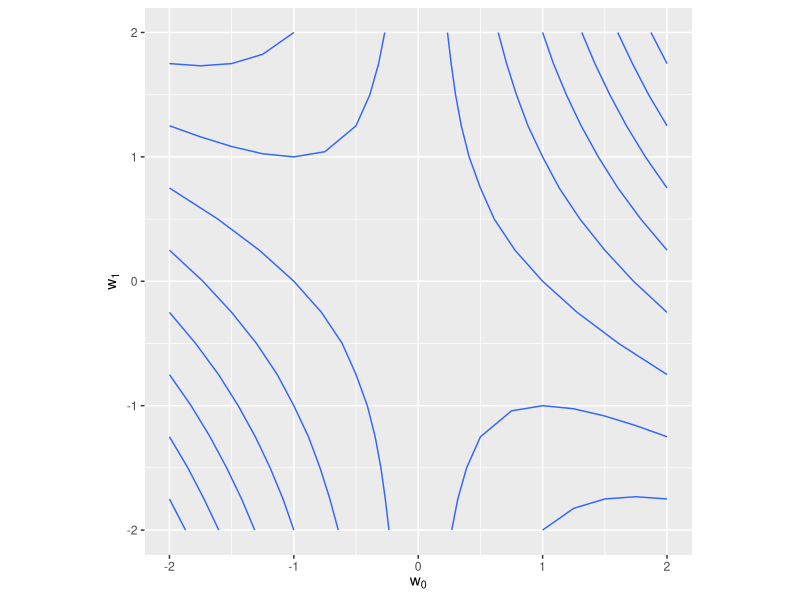
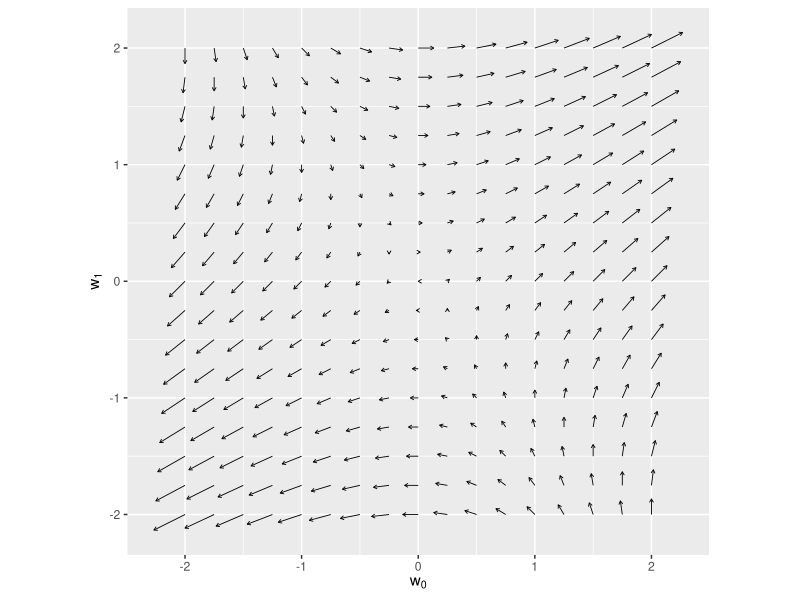
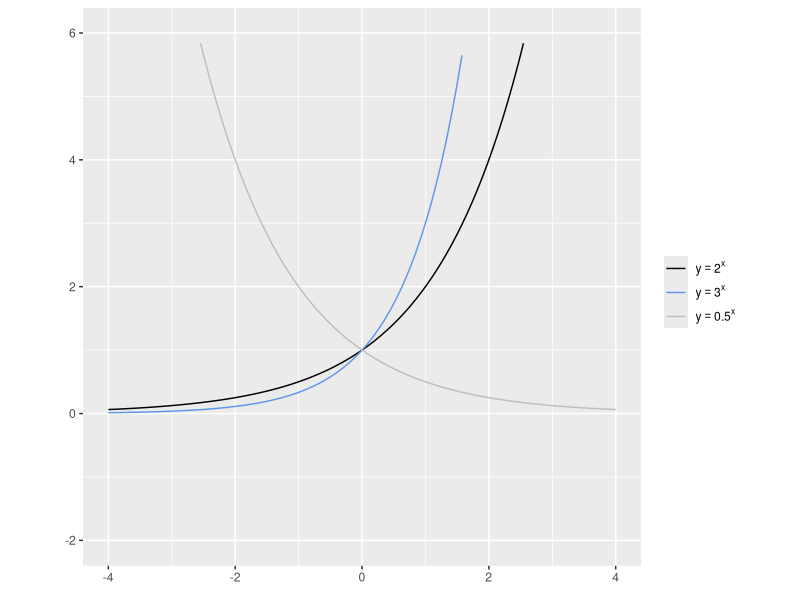
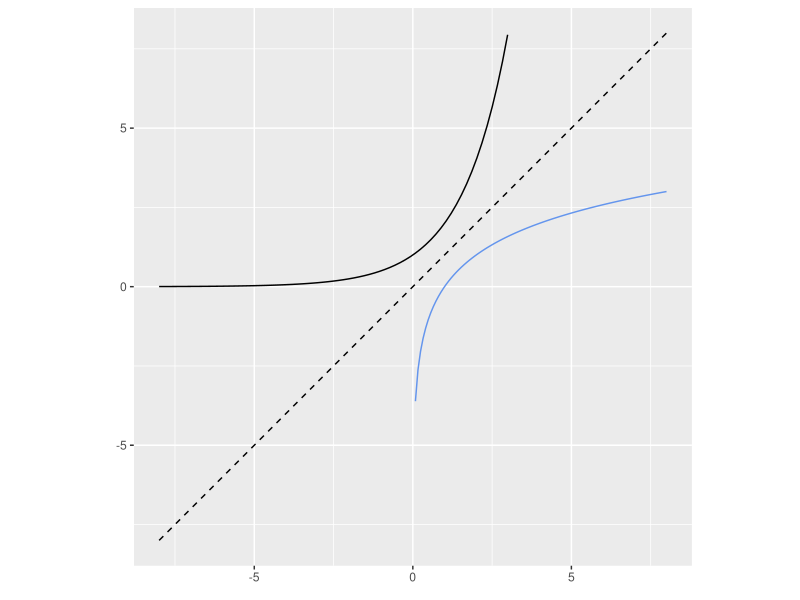
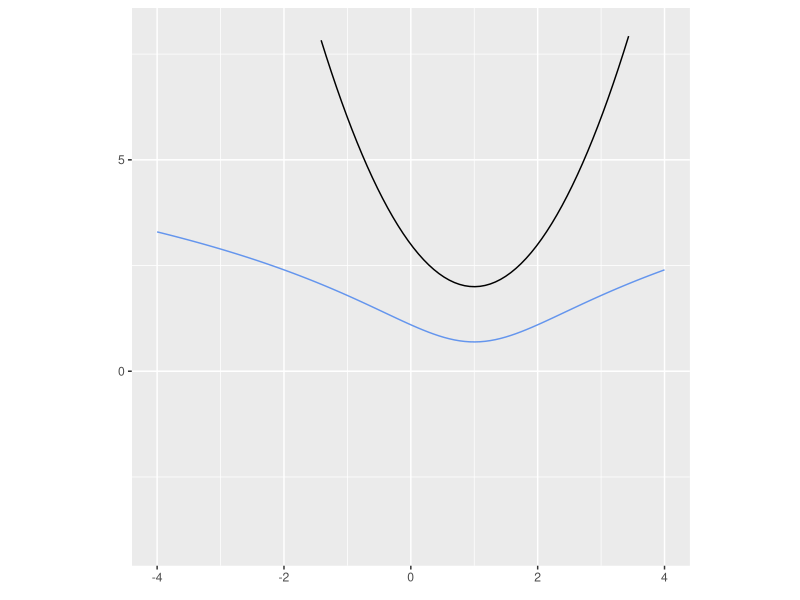
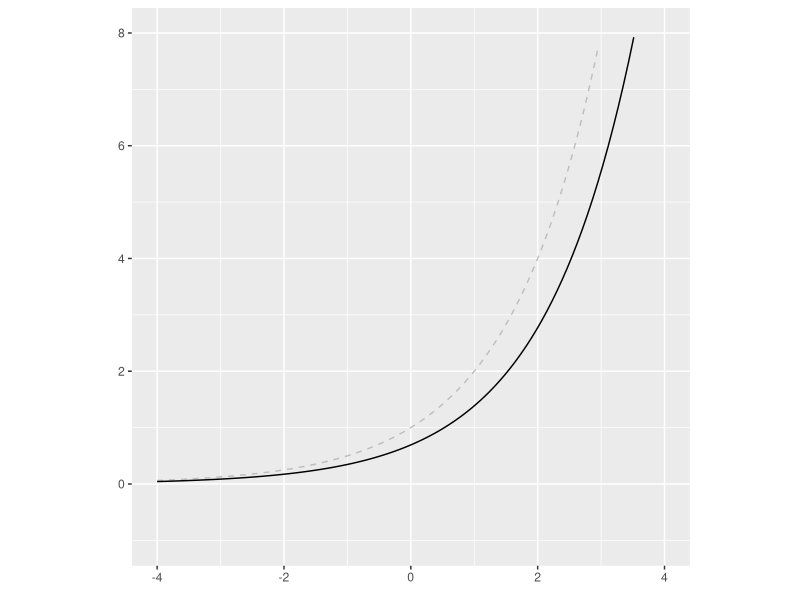
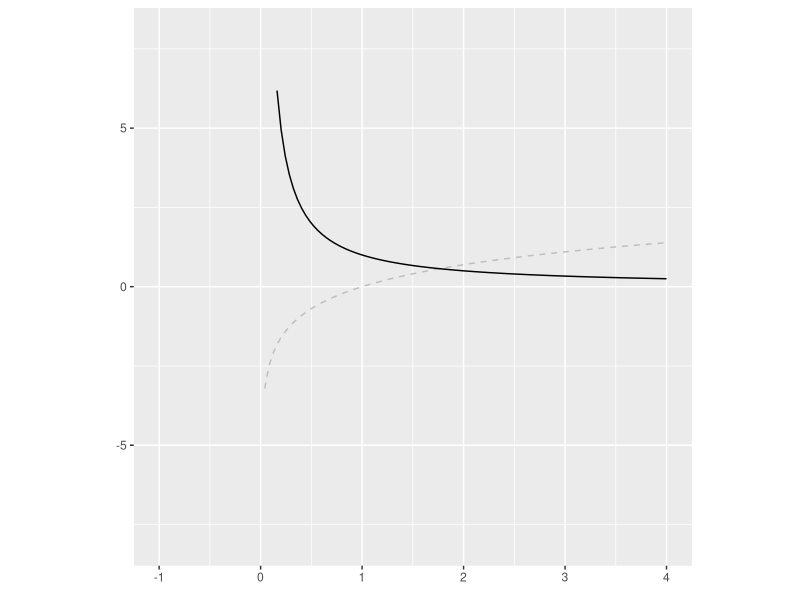
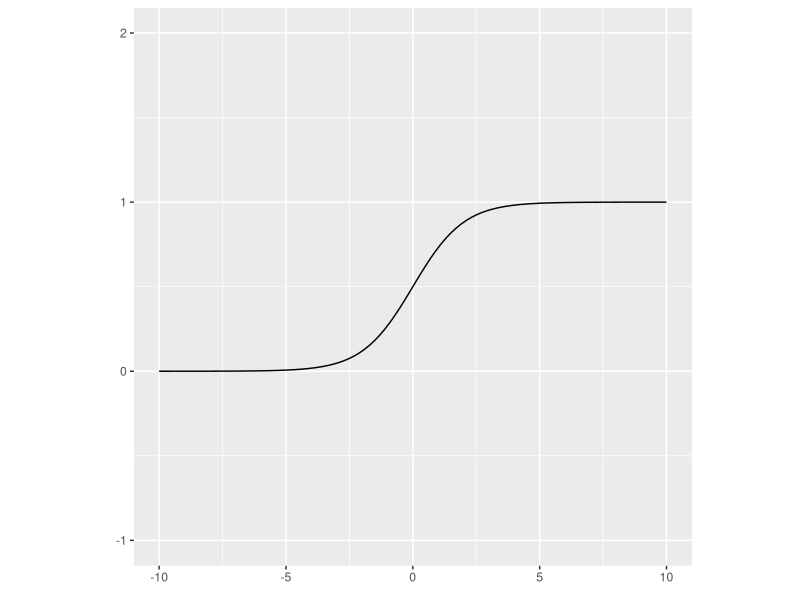

Source code (R) for these figures, in order:
## Machine-Learning-with-R/chapter4.R
## 2024-03-05
## Nakano Keisuke


## 準備
library(tidyverse)


# リスト 4-1-(1)
## import numpy as np
NULL

# リスト 4-1-(2)
## a = np.array([2, 1])
a <- array(c(2, 1), dim = c(1, 2))
## print(a)
print(a)


# リスト 4-1-(3)
## type(a)
class(a)


# リスト 4-1-(4)
## c = np.array([[1, 2], [3, 4]])
c <- matrix(c(1, 2, 3, 4), nrow = 2, ncol = 2, byrow = TRUE) |>
  as.array()
## print(c)
print(c)


# リスト 4-1-(5)
## d = np.array([[1], [2]])
d <- array(c(1, 2), dim = c(2, 1))
## print(d)
print(d)


# リスト 4-1-(6)
## print(d.T)
print(t(d))
## print(d.T.T)
print(t(t(d)))


# リスト 4-1-(7)
## a = np.array([2, 1])
a <- array(c(2, 1), dim = c(1, 2))
## b = np.array([1, 3])
b <- array(c(1, 3), dim = c(1, 2))
## print(a + b)
print(a + b)


# リスト 4-1-(8)
## a = np.array([2, 1])
a <- array(c(2, 1), dim = c(1, 2))
## b = np.array([1, 3])
b <- array(c(1, 3), dim = c(1, 2))
## print(a + b)
print(a - b)


# リスト 4-1-(9)
## print(2 * a)
print(2 * a)


# リスト 4-1-(10)
## b = np.array([1, 3])
b <- array(c(1, 3), dim = c(1, 2)) # 行列計算の都合上1x2行列．
## c = np.array([4, 2])
c <- array(c(4, 2), dim = c(2, 1)) # 行列計算の都合上2x1行列．
## print(b @ c)
print(b %*% c)

# リスト 4-1-(11)
## a = np.array([1, 3])
a <- array(c(1, 3), dim = c(1, 2))
## print(np.linalg.norm(a))
print(norm(a, '2'))


## %reset
rm(list = ls(all.names = TRUE))


# リスト 4-2-(1)
## import numpy as np

## a = np.ones(1000)       # [1 1 1 ...     1]
a <- array(rep(1, times = 1000), dim = c(1, 1000)) # 行列計算の都合上1x1000行列．
## b = np.arange(1, 1001)  # [1 2 3 ...  1000]
b <- array(seq(1:1000), dim = c(1000, 1))          # 行列計算の都合上1000x1行列．
## print(a @ b)
print(a %*% b)


## %reset
rm(list = ls(all.names = TRUE))


# リスト 4-3-(1)
## # 関数を定義 ----------
## def f(w0, w1):                       # (A) fの定義
##   return w0 ** 2 + 2 * w0 * w1 + 3   # 式4-41
f <- function(w0, w1) {
  return(w0 ^ 2 + 2 * w0 * w1 + 3)
}
## def df_dw0(w0, w1):                  # (B) fのw0に関する偏微分
##   return 2 * w0 + 2 * w1             # 式4-44
df_dw0 <- function(w0, w1) {
  return(2 * w0 + 2 * w1)
}
## def df_dw1(w0, w1):                  # (C) fのw1に関する偏微分
##   return 2 * w0                      # 式4-46
df_dw1 <- function(w0, w1) {
  return(2 * w0)
}

## # 表示データの計算 ----------
## w0_min, w0_max = -2, 2
w0_min <- -2; w0_max <- 2
## w1_min, w1_max = -2, 2
w1_min <- -2; w1_max <- 2
## w0_n, w1_n = 17, 17
w0_n <- 17; w1_n <- 17
## w0 = np.linspace(w0_min, w0_max, w0_n)
w0 <- seq(from = w0_min, to = w0_max, length.out = w0_n)
## w1 = np.linspace(w1_min, w1_max, w1_n)
w1 <- seq(from = w1_min, to = w1_max, length.out = w1_n)
## ww0, ww1 = np.meshgrid(w0, w1)          # (D) グリッド座標の作成
ww0 <- matrix(w0, nrow = w0_n, ncol = w1_n, byrow = TRUE) |>
  as.array()
ww1 <- array(w1, dim = c(w0_n, w1_n))
## f_num = f(ww0, ww1)                     # (E) fの値の計算
f_num <- f(ww0, ww1)
## df_dw0_num = df_dw0(ww0, ww1)           #     fの偏微分の計算
df_dw0_num <- df_dw0(ww0, ww1)
## df_dw1_num = df_dw1(ww0, ww1)           #     fの偏微分の計算
df_dw1_num = df_dw1(ww0, ww1)

## # グラフ描画 ----------
## plt.figure(figsize=(9, 4))
## plt.subplots_adjust(wspace=0.3)
## # 等高線表示
## plt.subplot(1, 2, 1)
## cont = plt.contour(                     # (F) fの等高線表示
##   ww0, ww1, f_num, levels=10, colors="black")
## cont.clabel(fmt="%d", fontsize=8)
## plt.xticks(range(w0_min, w0_max + 1, 1))
## plt.yticks(range(w1_min, w1_max + 1, 1))
## plt.xlim(w0_min - 0.5, w0_max + 0.5)
## plt.ylim(w1_min - 0.5, w1_max + 0.5)
## plt.xlabel("$w_0$", fontsize=14)
## plt.ylabel("$w_1$", fontsize=14)
df <- array(NA, dim = c(w0_n * w1_n, 5)) |> # 空のデータフレームを用意．
  data.frame() |>
  rename(ww0   = 'X1',                      # 変数名を変更．
         ww1   = 'X2',
         f_num = 'X3',
         dw0   = 'X4',
         dw1   = 'X5')
n <- 1                                      #  便宜上のインデックス．
for (i in 1:w0_n) {
  for (j in 1:w1_n) {
    df[n, 1] <- ww0[i, j]                   # ww0を順番に代入．
    df[n, 2] <- ww1[i, j]                   # ww1を順番に代入．
    df[n, 3] <- f_num[i, j]                 # ww0, ww1に対応するfを代入．
    df[n, 4] <- df_dw0_num[i, j]            # ww0, ww1に対応するdw0を代入．
    df[n, 5] <- df_dw1_num[i, j]            # ww0, ww1に対応するdw1を代入．
    n <- n + 1
  }
}
df |>
  ggplot(aes(ww0, ww1, z = f_num)) +
  geom_contour() +
  labs(x = expression(w[0]), y = expression(w[1])) +
  coord_fixed(ratio = 1)
## # ベクトル表示
## plt.subplot(1, 2, 2)
## plt.quiver(                      # (G) fの勾配のベクトル表示
##   ww0, ww1, df_dw0_num, df_dw1_num)
## plt.xlabel("$w_0$", fontsize=14)
## plt.ylabel("$w_1$", fontsize=14)
## plt.xticks(range(w0_min, w0_max + 1, 1))
## plt.yticks(range(w1_min, w1_max + 1, 1))
## plt.xlim(w0_min - 0.5, w0_max + 0.5)
## plt.ylim(w1_min - 0.5, w1_max + 0.5)
## plt.show()
df |>
  ggplot() +
  geom_segment(aes(x = ww0, xend = ww0 + dw0 / 30,
                   y = ww1, yend = ww1 + dw1 / 30),
               linewidth = 0.3,
               arrow = arrow(length = unit(0.1, 'cm'))) +
  labs(x = expression(w[0]), y = expression(w[1])) +
  coord_fixed(ratio = 1)


## %reset
rm(list = ls(all.names = TRUE))


# リスト 4-4-(1)
## import numpy as np
NULL


# リスト 4-4-(2)
## A = np.array([[1, 2, 3], [4, 5, 6]])
A <- matrix(1:6, nrow = 2, ncol = 3, byrow = TRUE) |>
  as.array()
## print(A)
print(A)


# リスト 4-4-(3)
## B = np.array([[7, 8, 9], [10, 11, 12]])
B <- matrix(7:12, nrow = 2, ncol = 3, byrow = TRUE) |>
  as.array()
## print(B)
print(B)


# リスト 4-4-(4)
## print(A + B)
print(A + B)
## print(A - B)
print(A - B)


# リスト 4-4-(5)
## A = np.array([[1, 2, 3], [4, 5, 6]])
A <- matrix(1:6, nrow = 2, ncol = 3, byrow = TRUE) |>
  as.array()
## print(2 * A)
print(2 * A)


# リスト 4-4-(6)
## A = np.array([1, 2, 3])
A <- array(1:3, dim = c(1, 3)) # 行列計算の都合上1x3行列．
## B = np.array([4, 5, 6])
B <- array(4:6, dim = c(3, 1)) # 行列計算の都合上3x1行列．
## print(A @ B)
print(A %*% B)                 # 内積は`%*%`で計算可能．


# リスト 4-4-(7)
## A = np.array([1, 2, 3])
A <- array(1:3, dim = c(1, 3))
## B = np.array([4, 5, 6])
B <- array(4:6, dim = c(1, 3))
## print(A * B)
print(A * B)                   # 対応する要素同士の積は`*`で計算可能．


# リスト 4-4-(8)
## A = np.array([1, 2, 3])
A <- array(1:3, dim = c(1, 3))
## B = np.array([4, 5, 6])
B <- array(4:6, dim = c(1, 3))
## print(A / B)
print(A / B)


# リスト 4-4-(9)
## A = np.array([[1, 2, 3], [-1, -2, -3]])
A <- matrix(c(1:3, -1:-3), nrow = 2, ncol = 3, byrow = TRUE) |>
  as.array()
## B = np.array([[4, -4], [5, -5], [6, -6]])
B <- array(c(4:6, -4:-6), dim = c(3, 2))
## print(A @ B)
print(A %*% B)


# リスト 4-4-(10)
## print(np.identity(3))
print(diag(1, nrow = 3, ncol = 3))


# リスト 4-4-(11)
## A = np.array([[1, 2, 3], [4, 5, 6], [7, 8, 9]])
A <- matrix(1:9, nrow = 3, ncol = 3, byrow = TRUE) |>
  as.array()
## I = np.identity(3)
I <- diag(1, nrow = 3, ncol = 3)
## print(A @ I)
print(A %*% I)


# リスト 4-4-(12)
## A = np.array([[1, 2], [3, 4]])
A <- matrix(1:4, nrow = 2, ncol = 2, byrow = TRUE) |>
  as.array()
## invA = np.linalg.inv(A)
invA <- solve(A)
## print(invA)
print(invA)


# リスト 4-4-(13)
## A = np.array([[1, 2, 3], [4, 5, 6]])
A <- matrix(1:6, nrow = 2, ncol = 3, byrow = TRUE) |>
  as.array()
## print(A)
print(A)
## print(A.T)
print(t(A))


## %reset
rm(list = ls(all.names = TRUE))


# リスト 4-5-(1)
## %matplotlib inline
## import numpy as np
## import matplotlib.pyplot as plt
NULL

## # 表示データの計算 ----------
## x = np.linspace(-4, 4, 100)
x <- seq(from = -4, to = 4, length.out = 100)
## y = 2 ** x
y <- 2 ^ x
## y2 = 3 ** x
y2 <- 3 ^ x
## y3 = 0.5 ** x
y3 <- 0.5 ^ x

## # グラフ描画 ----------
## plt.figure(figsize=(5, 5))
## plt.plot(x, y, "black", linewidth=3, label="$y=2^x$")
## plt.plot(x, y2, "cornflowerblue", linewidth=3, label="$y=3^x$")
## plt.plot(x, y3, "gray", linewidth=3, label="$y=0.5^x$")
## plt.legend(loc="lower right")
## plt.xlim(-4, 4)
## plt.ylim(-2, 6)
## plt.grid()
## plt.show()
tibble(x_plt = c(x, x, x),
       y_plt = c(y, y2, y3),
       col   = rep(c('1', '2', '3'), each = length(x))) |>
  ggplot(aes(x = x_plt, y = y_plt, color = col)) +
  geom_line() +
  labs(x = element_blank(), y = element_blank()) +
  xlim(-4, 4) + ylim(-2, 6) +
  coord_fixed(ratio = 8 / 8) +
  scale_color_manual(values = c('black', 'cornflowerblue', 'gray'),
                     name   = element_blank(),
                     labels = c(expression(y == 2 ^ x),
                                expression(y == 3 ^ x),
                                expression(y == 0.5 ^ x)))


# リスト 4-5-(2)
## # 表示データの計算 ----------
## x = np.linspace(-8, 8, 100)
x <- seq(from = -8, to = 8, length.out = 100)
## y = 2 ** x
y <- 2 ^ x
## # np.log(0) はエラーになるので 0 は含めない
## x2 = np.linspace(0.001, 8, 100)
x2 <- seq(from = 0.001, to = 8, length.out = 100)
## # 底を 2 とした log を公式 (7) で計算
## y2 = np.log(x2) / np.log(2)
y2 <- log(x2) / log(2)

## # グラフ描画 ----------
## plt.figure(figsize=(5, 5))
## plt.plot(x, y, "black", linewidth=3)
## plt.plot(x2, y2, "cornflowerblue", linewidth=3)
## plt.plot(x, x, "black", linestyle="--", linewidth=1)
## plt.xlim(-8, 8)
## plt.ylim(-8, 8)
## plt.grid()
## plt.show()
ggplot() +
  geom_line(data    = tibble(x_plt = x, y_plt = y),   # 指数関数
            mapping = aes(x = x_plt, y = y_plt),
            color   = 'black') +
  geom_line(data    = tibble(x_plt = x2, y_plt = y2), # 対数関数
            mapping = aes(x = x_plt, y = y_plt),
            color   = 'cornflowerblue') +
  geom_line(data     = tibble(x_plt = x, y_plt = x),  # y = x
            mapping  = aes(x = x_plt, y = y_plt),
            linetype = 'dashed') +
  labs(x = element_blank(), y = element_blank()) +
  xlim(-8, 8) + ylim(-8, 8) +
  coord_fixed(ratio = 1)
  

# リスト 4-5-(3)
## # 表示データの計算 ----------
## x = np.linspace(-4, 4, 100)
x <- seq(from = -4, to = 4, length.out = 100)
## y = (x - 1) ** 2 + 2
y <- (x - 1) ^ 2 + 2
## logy = np.log(y)
logy <- log(y)

## # グラフ描画 ----------
## plt.figure(figsize=(4, 4))
## plt.plot(x, y, "black", linewidth=3)
## plt.plot(x, logy, "cornflowerblue", linewidth=3)
## plt.xticks(range(-4, 5, 1))
## plt.yticks(range(-4, 9, 1))
## plt.xlim(-4, 4)
## plt.ylim(-4, 8)
## plt.grid()
## plt.show()
ggplot() +
  geom_line(data    = tibble(x_plt = x, y_plt = y),    # 指数関数
            mapping = aes(x = x_plt, y = y_plt),
            color   = 'black') +
  geom_line(data    = tibble(x_plt = x, y_plt = logy), # 対数化
            mapping = aes(x = x_plt, y = y_plt),
            color   = 'cornflowerblue') +
  labs(x = element_blank(), y = element_blank()) +
  xlim(-4, 4) + ylim(-4, 8) +
  coord_fixed(ratio = 8 / 12)


# リスト 4-5-(4)
## # 表示データの計算 ----------
## x = np.linspace(-4, 4, 100)
x <- seq(from = -4, to = 4, length.out = 100)
## a = 2
a <- 2
## y = a ** x
y <- a ^ x
## dy = np.log(a) * y
dy <- log(a) * y

## # グラフ描画 ----------
## plt.figure(figsize=(4, 4))
## plt.plot(x, y, "gray", linestyle="--", linewidth=3)
## plt.plot(x, dy, "black", linewidth=3)
## plt.xlim(-4, 4)
## plt.ylim(-1, 8)
## plt.grid()
## plt.show()
ggplot() +
  geom_line(data     = tibble(x_plt = x, y_plt = y), # y
            mapping  = aes(x = x_plt, y = y_plt),
            color    = 'gray',
            linetype = 'dashed') +
  geom_line(data    = tibble(x_plt = x, y_plt = dy), # y'
            mapping = aes(x = x_plt, y = y_plt)) +
  labs(x = element_blank(), y = element_blank()) +
  xlim(-4, 4) + ylim(-1, 8) +
  coord_fixed(ratio = 8 / 9)


# リスト 4-5-(5)
## # 表示データの計算 ----------
## x = np.linspace(0.0001, 4, 100)  # 0 以下では定義できない
x <- seq(from = 0.0001, to = 4, length.out = 100)
## y = np.log(x)
y <- log(x)
## dy = 1 / x
dy <- 1 / x

## # グラフ描画 ----------
## plt.figure(figsize=(4, 4))
## plt.plot(x, y, "gray", linestyle="--", linewidth=3)
## plt.plot(x, dy, "black", linewidth=3)
## plt.xlim(-1, 4)
## plt.ylim(-8, 8)
## plt.grid()
## plt.show()
ggplot() +
  geom_line(data     = tibble(x_plt = x, y_plt = y), # y
            mapping  = aes(x = x_plt, y = y_plt),
            color    = 'gray',
            linetype = 'dashed') +
  geom_line(data    = tibble(x_plt = x, y_plt = dy), # y'
            mapping = aes(x = x_plt, y = y_plt)) +
  labs(x = element_blank(), y = element_blank()) +
  xlim(-1, 4) + ylim(-8, 8) +
  coord_fixed(ratio = 5 / 16)


# リスト 4-5-(6)
## # 表示データの計算 ----------
## x = np.linspace(-10, 10, 100)
x <- seq(from = -10, to = 10, length.out = 100)
## y = 1 / (1 + np.exp(-x))  # 式4-114
y <- 1 / (1 + exp(-x))

## # グラフ描画 ----------
## plt.figure(figsize=(4, 4))
## plt.plot(x, y, "black", linewidth=3)
## plt.xlim(-10, 10)
## plt.ylim(-1, 2)
## plt.grid()
## plt.show()
ggplot() +
  geom_line(data    = tibble(x_plt = x, y_plt = y),
            mapping = aes(x = x_plt, y = y_plt)) +
  labs(x = element_blank(), y = element_blank()) +
  xlim(-10, 10) + ylim(-1, 2) +
  coord_fixed(ratio = 20 / 3)


# リスト 4-5-(7)
## # ソフトマックス関数 ----------
## def softmax(x0, x1, x2):
##   u = np.exp(x0) + np.exp(x1) + np.exp(x2)  # 式4-119
##   y0 = np.exp(x0) / u                       # 式4-120
##   y1 = np.exp(x1) / u
##   y2 = np.exp(x2) / u
##   return y0, y1, y2
softmax <- function(x0, x1, x2) {
  u <- exp(x0) + exp(x1) + exp(x2)
  y0 <- exp(x0) / u
  y1 <- exp(x1) / u
  y2 <- exp(x2) / u
  return(c(y0, y1, y2))
}

## # テスト ----------
## y = softmax(2, 1, -1)
y <- softmax(2, 1, -1)
## print(np.round(y, 4))  # 小数点以下4桁の概数を表示
print(round(y, 4))
## print(np.sum(y))       # 和を表示
print(sum(y))


# リスト 4-5-(8)
## # 表示データの計算 ----------
## x0_n, x1_n = 20, 20             # サーフェス表示の解像度
x0_n <- 20; x1_n <- 20
## x0 = np.linspace(-4, 4, x0_n)
x0 <- seq(from = -4, to = 4, length.out = x0_n)
## x1 = np.linspace(-4, 4, x1_n)
x1 <- seq(from = -4, to = 4, length.out = x1_n)
## xx0, xx1 = np.meshgrid(x0, x1)  # グリッド座標の作成
xx0 <- matrix(x0, nrow = x0_n, ncol = x1_n, byrow = TRUE) |>
  as.array()
xx1 <- array(x1, dim = c(x0_n, x1_n))
## y = softmax(xx0, xx1, 1)        # ソフトマックス関数の値を計算
y <- softmax(xx0, xx1, 1)              # 長さ1200のベクトル(y0[1], y0[2], ..., y0[400], y1[1], y1[2], ...)
y <- array(y, dim = c(x0_n * x1_n, 3)) # 400x3の行列とする．1列目に400個のy0，2列目に400個のy1...

## # グラフ描画 ----------
## plt.figure(figsize=(8, 3))
## for i in range(2):
##   ax = plt.subplot(1, 2, i + 1, projection="3d")
##   ax.plot_surface(
##     xx0, xx1, y[i],
##     rstride=1, cstride=1, alpha=0.3,
##     color="blue", edgecolor="black",
##   )
##   ax.set_xlabel("$x_0$", fontsize=14)
##   ax.set_ylabel("$x_1$", fontsize=14)
##   ax.view_init(40, -125)
##
## plt.show()
persp(x = x0, y = x1,
      z = y[,1] |>                                      # x引数, y引数に対応した
        matrix(nrow = x0_n, ncol = x1_n, byrow = TRUE), # 行列でないとプロットできない．
      zlab = '',
      theta = -40, phi = 30)
persp(x = x0, y = x1,
      z = y[,2] |>                                      # x引数，y引数に対応した
        matrix(nrow = x0_n, ncol = x1_n, byrow = TRUE), # 行列でないとプロットできない．
      zlab = '',
      theta = -40, phi = 30)


# リスト 4-5-(9)
## # ガウス関数 ----------
## def gauss(mu, sigma, a):
##   # 式4-135
##   y = a * np.exp(-((x - mu) ** 2) / (2 * sigma ** 2))
##   return y
gauss <- function(mu, sigma, a, x) {          # 便宜上x引数を追加．
  y <- a * exp(-((x - mu) ^ 2) / (2 * sigma ^ 2))
}

## # グラフ描画 ----------
## x = np.linspace(-4, 4, 100)
x <- seq(from = -4, to = 4, length.out = 100)
## plt.figure(figsize=(4, 4))
## plt.plot(x, gauss(0, 1, 1), "black", linewidth=3)
## plt.plot(x, gauss(2, 2, 0.5), "gray", linewidth=3)
## plt.xlim(-4, 4)
## plt.ylim(-0.5, 1.5)
## plt.grid()
## plt.show()
ggplot() +
  geom_line(data    = tibble(a = x, b = gauss(0, 1, 1, x)),   # 平均0，標準偏差1，高さ1
            mapping = aes(x = a, y = b),
            color   = 'black') +
  geom_line(data    = tibble(c = x, d = gauss(2, 2, 0.5, x)), # 平均2，標準偏差2，高さ0.5
            mapping = aes(x = c, y = d),
            color   = 'gray') +
  labs(x = element_blank(), y = element_blank()) +
  xlim(-4, 4) + ylim(-0.5, 1.5) +
  coord_fixed(ratio = 8 / 2)


## %reset
rm(list = ls(all.names = TRUE)) 


# リスト 4-6-(1)
## %matplotlib inline
## import numpy as np
## import matplotlib.pyplot as plt
NULL

## # ガウス関数  ----------
## def gauss(x0, x1, mu, sigma):
##   x = np.array([x0, x1])
##   # 式4-142
##   a = 1 / (2 * np.pi) * 1 / (np.linalg.det(sigma) ** (1 / 2))
##   # 式4-138
##   inv_sigma = np.linalg.inv(sigma)
##   y = a * np.exp(
##     (-1 / 2) * (x - mu).T @ inv_sigma @ (x - mu))
##   return y
gauss <- function(x0, x1, mu, sigma) {
  x <- array(c(x0, x1), dim = c(2, 1))
  a <- 1 / (2 * pi) * 1 / (det(sigma) ^ (1 / 2))
  inv_sigma <- solve(sigma)
  y <- a * exp((-1 / 2) * t(x - mu) %*% inv_sigma %*% (x - mu))
  return(y)
}


# リスト 4-6-(2)
## x0, x1 = 2, 1
x0 <- 2; x1 <- 1
## mu = np.array([1, 2])               # 平均ベクトル
mu <- array(c(1, 2), dim = c(2, 1))
## sigma = np.array([[1, 0], [0, 1]])  # 共分散行列
sigma = array(c(1, 0, 0, 1), dim = c(2, 2))
## y = gauss(x0, x1, mu, sigma)
y <- gauss(x0, x1, mu, sigma)
## print("y =", np.round(y, 6))
cat('y =', round(y, 6))


# リスト 4-6-(3)
## # パラメータ ----------
## mu = np.array([1, 0.5])             # (A) 平均ベクトル
mu <- array(c(1, 0.5), dim = c(2, 1))
## sigma = np.array([[2, 1], [1, 1]])  # (B) 共分散行列
sigma <- array(c(2, 1, 1, 1), dim = c(2, 2))
## x0_min, x0_max = -3, 3              # x0の計算範囲
x0_min <- -3; x0_max <- 3
## x1_min, x1_max = -3, 3              # x1の計算範囲
x1_min <- -3; x1_max <- 3

## # データ生成 ----------
## x0_n, x1_n = 40, 40  # グラフ表示の解像度
x0_n <- 40; x1_n <- 40
## x0 = np.linspace(x0_min, x0_max, x0_n)
x0 <- seq(from = x0_min, to = x0_max, length.out = x0_n)
## x1 = np.linspace(x1_min, x1_max, x1_n)
x1 <- seq(from = x1_min, to = x1_max, length.out = x1_n)
## f = np.zeros((x1_n, x0_n))
f <- array(0, dim = c(x1_n, x0_n))
## for i0 in range(x0_n):
##   for i1 in range(x1_n):
##     f[i1, i0] = gauss(x0[i0], x1[i1], mu, sigma)
for (i0 in 1:x0_n) {
  for (i1 in 1:x1_n) {
    f[i0, i1] <- gauss(x0[i0], x1[i1], mu, sigma)
  }
}
## xx0, xx1 = np.meshgrid(x0, x1)  # グリッド座標の作成
NULL

## # グラフ描画 ----------
## plt.figure(figsize=(7, 3))
NULL
## # 等高線表示
## plt.subplot(1, 2, 1)
## cont = plt.contour(xx0, xx1, f, levels=15, colors="black")
## plt.xlabel("$x_0$", fontsize=14)
## plt.ylabel("$x_1$", fontsize=14)
## plt.xlim(x0_min, x0_max)
## plt.ylim(x1_min, x1_max)
## plt.grid()
df <- array(NA, dim = c(x0_n * x1_n, 3)) |> # 空のデータフレームを作成．
  data.frame() |>
  rename(x0 = 'X1',                         # 変数名を変更．
         x1 = 'X2',
         f  = 'X3')
n <- 1                                      # 便宜上インデックスを作成．
for (i in 1:x0_n) {
  for (j in 1:x1_n) {
    df[n, 1] <- x0[i]                       # 1列目にx0
    df[n, 2] <- x1[j]                       # 2列目にx1
    df[n, 3] <- f[i, j]                     # 3列目に，x0, x1に対応するf．
    n <- n + 1
  }
}
df |>
  ggplot(aes(x0, x1, z = f)) +
  geom_contour() +
  labs(x = expression(x[0]), y = expression(x[1])) +
  xlim(-2, 3) + ylim(-2, 3) +
  coord_fixed(ratio = 5 / 5)
# サーフェス表示
## ax = plt.subplot(1, 2, 2, projection="3d")
## ax.plot_surface(
##   xx0, xx1, f,
##   rstride=2, cstride=2, alpha=0.3, color="blue", edgecolor="black",
## )
## ax.set_zticks([0.05, 0.10])
## ax.set_xlabel("$x_0$", fontsize=14)
## ax.set_ylabel("$x_1$", fontsize=14)
## ax.view_init(40, -100)
## plt.show()
persp(x = x0, y = x1, z = f, zlab = '',
      theta = -25, phi = 35)
